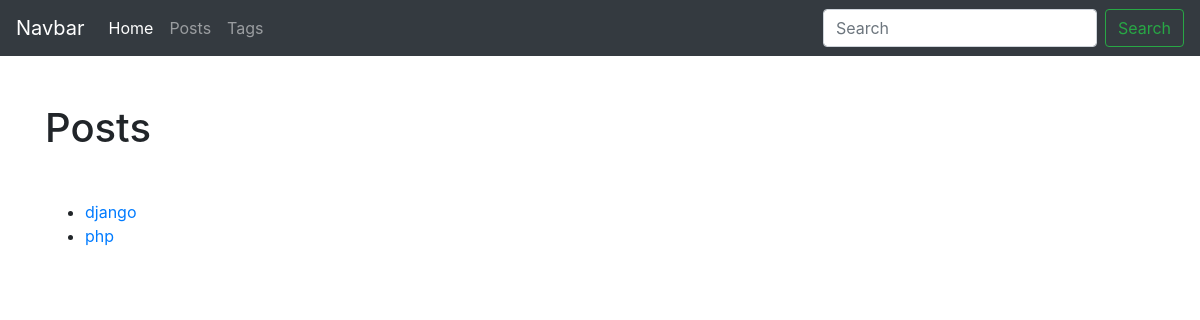
Page /blog/tag/ on the earlier database version.
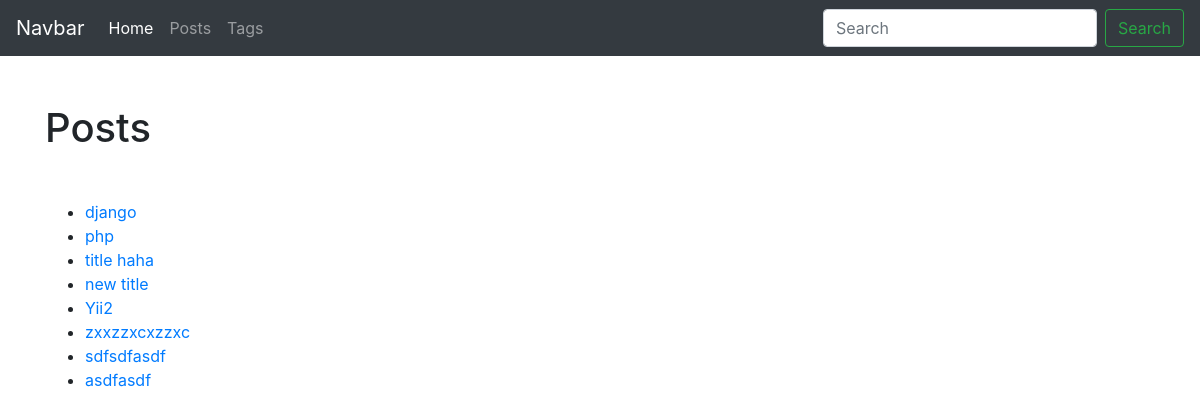
Same page on the later database version.
### blog/models.py (models this page shows, shortened)
class Tag(models.Model):
    title = models.CharField(max_length=50)
    slug = models.SlugField(max_length=50, unique=True)
    def get_absolute_url(self):
        return reverse('blog_tag_detail', kwargs={'slug': self.slug})

### blog/views.py (the view)
# urls.py: path('tag/', TagList.as_view(), name='blog_tag_list'),
class TagList(ObjectListMixin, View):
    model = Tag

### blog/utils.py (called while the page is built)
    def get(self, request):
        model_name = self.model.__name__.lower()
        items = self.model.objects.all()
        return render(request, 'blog/{}_list.html'.format(model_name), {'items': items})

### blog/templates/blog/tag_list.html (shortened to what this page needs)
{% extends 'base.html' %}
{% block content %}
<ul>
{% for item in items %}
    <li><a href="{{ item.get_absolute_url }}">{{ item.title }}</a></li>
{% endfor %}
</ul>
{% endblock %}

### templates/base.html (shortened to what this page needs)
<!doctype html>
<html lang="en">
<head>
    <link rel="stylesheet" href="https://stackpath.bootstrapcdn.com/bootstrap/4.2.1/css/bootstrap.min.css"
>
</head>
<body>
<nav class="navbar navbar-expand-lg navbar-dark bg-dark">
    <a class="navbar-brand" href="#">Navbar</a>
    <div class="collapse navbar-collapse" id="navbarSupportedContent">
        <ul class="navbar-nav mr-auto">
            <li class="nav-item active">
                <a class="nav-link" href="/">Home <span class="sr-only">(current)</span></a>
            </li>
            <li class="nav-item">
                <a class="nav-link" href="{% url 'blog_posts_list' %}">Posts</a>
            </li>
            <li class="nav-item">
                <a class="nav-link" href="{% url 'blog_tag_list' %}">Tags</a>
            </li>
        </ul>
        <form class="form-inline my-2 my-lg-0">
            <input class="form-control mr-sm-2" type="search" placeholder="Search" aria-label="Search">
            <button class="btn btn-outline-success my-2 my-sm-0" type="submit">Search</button>
        </form>
    </div>
</nav>
<div class="container mt-5">
    <div class="row">
        <div class="col-md-12">
        <h1 class="mb-5">Posts</h1>
            {% block content %}{% endblock %}
        </div>
    </div>
</div>
</body>
</html>

Differences in the rows shown:
added Tag: title "title haha"
added Tag: title "new title"
added Tag: title "Yii2"
added Tag: title "zxxzzxcxzzxc"
added Tag: title "sdfsdfasdf"
added Tag: title "asdfasdf"
